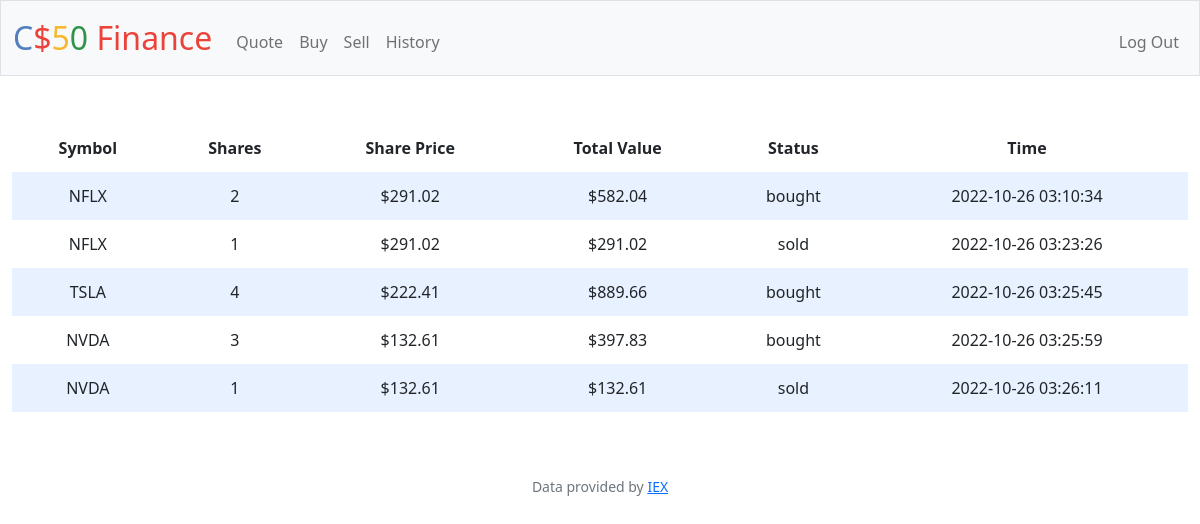
Screenshot of /history (signed in) with the database file from the repository.
### tables this page shows
CREATE TABLE purchases (
    user_id int,
    symbol TEXT NOT NULL,
    price NUMERIC NOT NULL,
    units int,
    cost NUMERIC NOT NULL,
    status TEXT NOT NULL
, time DATETIME DEFAULT CURRENT_TIMESTAMP);

### app.py (the view)
@app.route("/history")
@login_required
def history():
    id = session.get("user_id")
    stocks = db.execute("SELECT symbol, units, price, cost, status, time FROM purchases WHERE user_id = ?", id)
    return render_template("history.html", stocks=stocks)

### app.py (called while the page is built)
@app.after_request
def after_request(response):
    response.headers["Cache-Control"] = "no-cache, no-store, must-revalidate"
    response.headers["Expires"] = 0
    response.headers["Pragma"] = "no-cache"
    return response

### helpers.py (called while the page is built)
def login_required(f):
    @wraps(f)
    def decorated_function(*args, **kwargs):
        if session.get("user_id") is None:
            return redirect("/login")
        return f(*args, **kwargs)
    return decorated_function

def usd(value):
    return f"${value:,.2f}"

### templates/history.html (shortened to what this page needs)
{% extends "layout.html" %}
{% block main %}
    <table action="/history">
        <thead>
            <tr>
                <th>Symbol</th>
                <th>Shares</th>
                <th>Share Price</th>
                <th>Total Value</th>
                <th>Status</th>
                <th>Time</th>
            </tr>
        </thead>
        <tbody>
            {% for stock in stocks %}
                <tr>
                    <td>{{ stock.symbol }}</td>
                    <td>{{ stock.units }}</td>
                    <td>{{ stock.price | usd }}</td>
                    <td>{{ stock.cost | usd }}</td>
                    <td>{{ stock.status }}</td>
                    <td>{{ stock.time }}</td>
                </tr>
            {% endfor %}
        </tbody>
    </table>
{% endblock %}

### static/styles.css (style rules this page uses)
table { background-color: transparent; margin-bottom: 1rem; width: 100%; }
table th, table td { padding: 0.75rem; vertical-align: middle; }
tbody tr:nth-of-type(odd) { background-color: rgb(179, 208, 255, 0.3) }

### rows the page displays
purchases: symbol "NFLX", units "2", price "$291.02", cost "$582.04", status "bought", time "2022-10-26 03:10:34"
purchases: symbol "NFLX", units "1", price "$291.02", cost "$291.02", status "sold", time "2022-10-26 03:23:26"
purchases: symbol "TSLA", units "4", price "$222.41", cost "$889.66", status "bought", time "2022-10-26 03:25:45"
purchases: symbol "NVDA", units "3", price "$132.61", cost "$397.83", status "bought", time "2022-10-26 03:25:59"
purchases: symbol "NVDA", units "1", price "$132.61", cost "$132.61", status "sold", time "2022-10-26 03:26:11"
